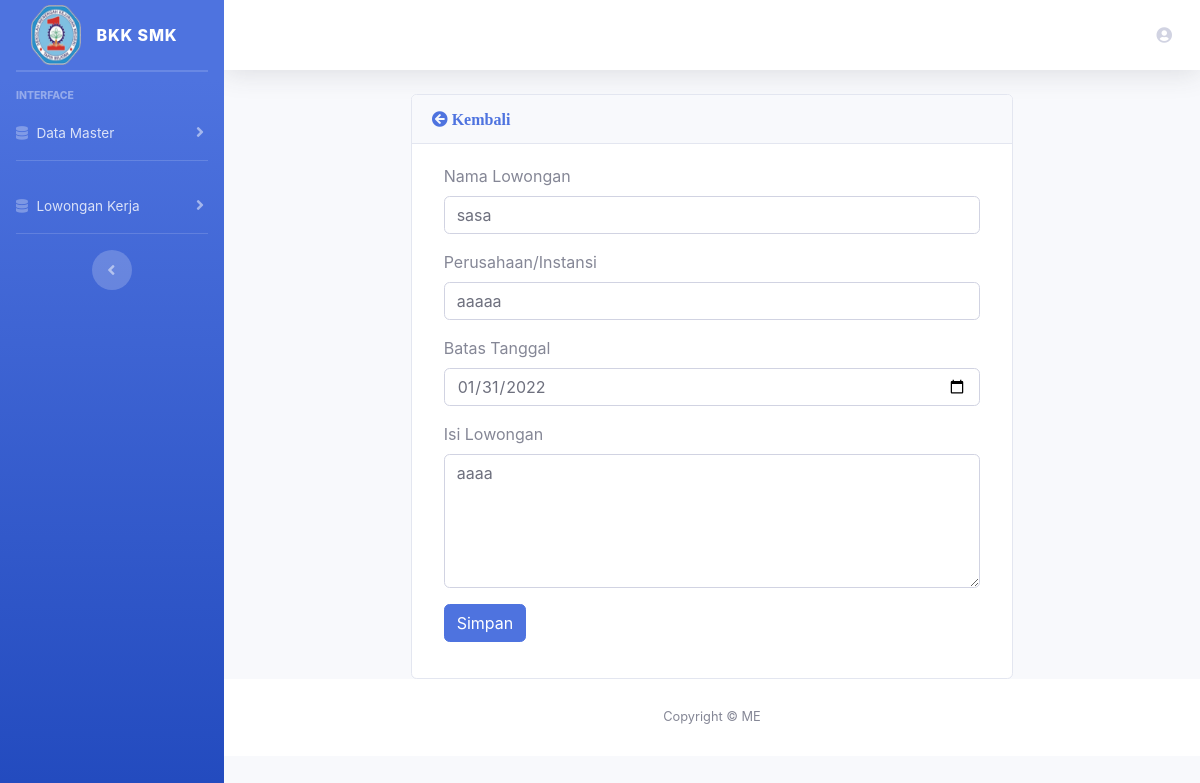
The app's page /admin/edit_lowongan/6 with its own data.
### tables this page shows
CREATE TABLE `lowongan` (
  `id_lowongan` int(11) NOT NULL,
  `nama_lowongan` varchar(100) NOT NULL,
  `isi_lowongan` text NOT NULL,
  `batas_tanggal` varchar(20) NOT NULL,
  `nama_perusahaan` varchar(100) NOT NULL,
  `kode` varchar(255) NOT NULL
);

### application/controllers/Admin.php (called while the page is built, shortened)
<?php
class Admin extends CI_Controller
{
    public function __construct()
    {
        $this->load->library('form_validation');
        $this->load->model('lowongan_m');
        $this->load->model('jurusan_m');
        $this->load->model('alumni_m');
    }
    public function edit_lowongan($id_lowongan)
    {
        $data['judul'] = 'Data Pegawai';
        $data['nama'] = $this->session->userdata('nama_alumni');
        $data['data'] = $this->lowongan_m->get_row_lowongan($id_lowongan);
        $this->load->view('template/header', $data);
        $this->load->view('admin/lowongan/edit_lowongan', $data);
        $this->load->view('template/footer');
    }
}

### index.php (called while the page is built, shortened)
<?php
require_once BASEPATH.'core/CodeIgniter.php';

### application/models/Lowongan_m.php (called while the page is built, shortened)
<?php
class Lowongan_m extends CI_Model
{
    public function get_row_lowongan($id_lowongan)
    {
        $this->db->where('id_lowongan', $id_lowongan);
        return  $this->db->get('lowongan')->row();
    }
}

### application/views/admin/lowongan/edit_lowongan.php (the view, shortened to what this page needs)
<div class="container col-8">
    <div class="card">
        <div class="card-header">
            <a href="<?= base_url('admin') ?>"><i class="fas fa-arrow-circle-left"> Kembali</i></a>
        </div>
        <div class="card-body">
            <div class="row">
                <div class="container-fluid">
                    <form action="<?= base_url('admin/proses_update_lowongan/' . $data->id_lowongan)  ?>" method="POST">
                        <div class="form-group">
                            <label for="inputItem">Nama Lowongan</label>
                            <input type="text" class="form-control" id="nama_lowongan" name="nama_lowongan" value="<?= $data->nama_lowongan ?>" placeholder="Nama Lowongan">
                        </div>
                        <div class="form-group">
                            <label for="inputItem">Perusahaan/Instansi</label>
                            <input type="text" class="form-control" id="nama_perusahaan" name="nama_perusahaan" value="<?= $data->nama_perusahaan ?>" placeholder="Nama Perusahaan/isntansi">
                        </div>
                        <div class="form-group">
                            <label for="inputItem">Batas Tanggal</label>
                            <input type="date" class="form-control" id="batas_tanggal" name="batas_tanggal" value="<?= $data->batas_tanggal ?>" placeholder="Batas Tanggal">
                        </div>
                        <div class="form-group">
                            <label for="inputItem">Isi Lowongan</label>
                            <textarea class="form-control" name="isi_lowongan" rows="5"><?= $data->isi_lowongan ?> </textarea>
                        </div>
                        <div class="form-group">
                            <button type="submit" class="btn btn-primary">Simpan</button>
                        </div>
                    </form>
                </div>
            </div>
        </div>
    </div>
</div>

### records on screen
lowongan: nama_lowongan "sasa", nama_perusahaan "aaaaa", batas_tanggal "01/31/2022", isi_lowongan "aaaa"
